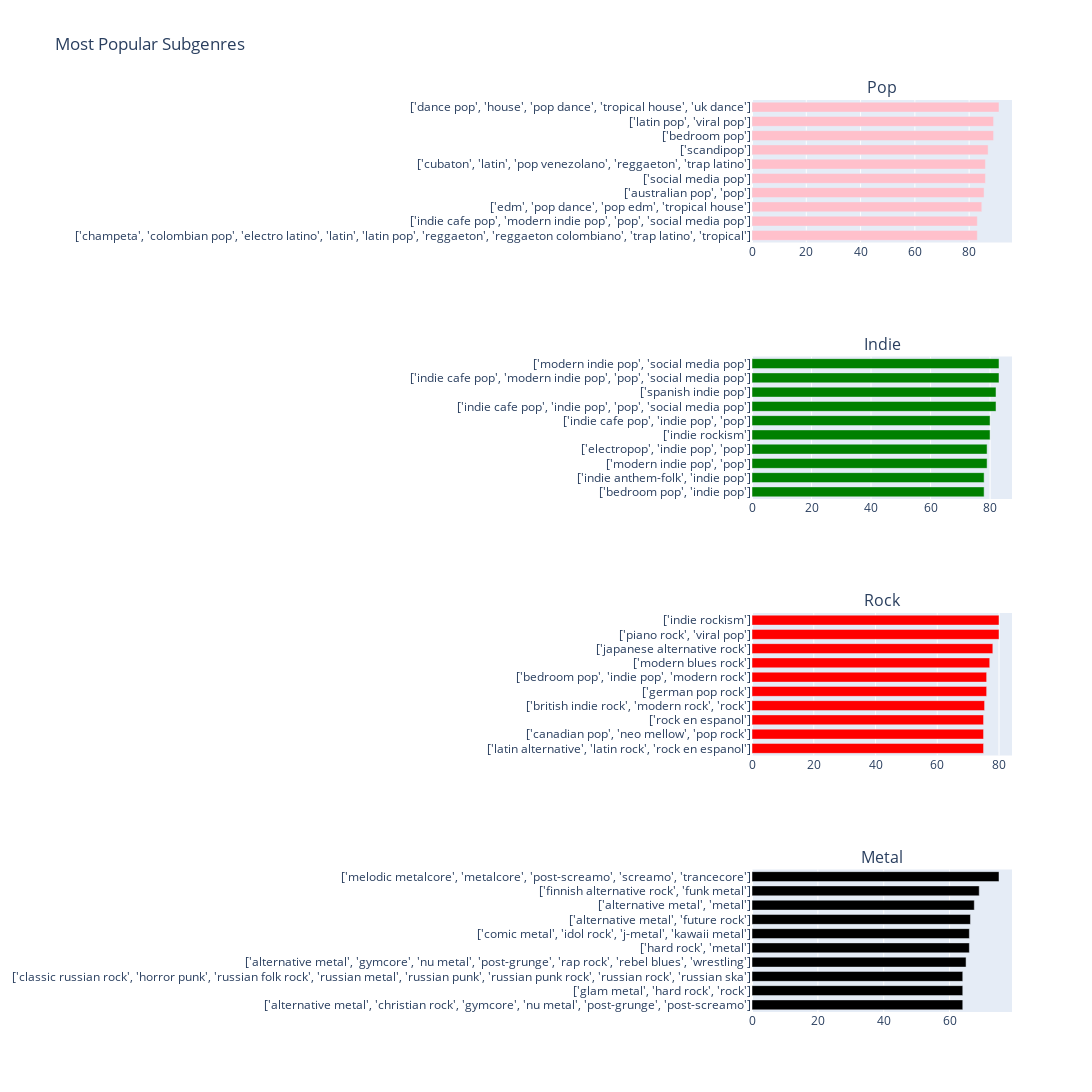

The notebook cell saved with this chart:
### Markdown cell above
**Find the subgenres of each main genre groups**

### Code cell
pop_df = df[df["genres"].str.contains("pop")].sort_values("popularity").tail(10)
indie_df = df[df["genres"].str.contains("indie")].sort_values("popularity").tail(10)
rock_df = df[df["genres"].str.contains("rock")].sort_values("popularity").tail(10)
metal_df = df[df["genres"].str.contains("metal")].sort_values("popularity").tail(10)

fig = make_subplots(rows=4, cols=1,subplot_titles=('Pop', 'Indie', 'Rock','Metal'))

fig.add_trace(pgo.Bar(x=pop_df['popularity'],y=pop_df['genres'], orientation='h', marker_color='pink'), 1, 1)
fig.add_trace(pgo.Bar(x=indie_df['popularity'],y=indie_df['genres'], orientation='h', marker_color='green'), 2, 1)
fig.add_trace(pgo.Bar(x=rock_df['popularity'],y=rock_df['genres'], orientation='h', marker_color='red'), 3, 1)
fig.add_trace(pgo.Bar(x=metal_df['popularity'],y=metal_df['genres'], orientation='h', marker_color='black'), 4, 1)

fig.update_layout(height=1600,width=1600,showlegend=False,bargap=0.3,title_text='Most Popular Subgenres',)
fig.show()

### Figure 1 — Plotly figure (JSON) as saved in the notebook; plotly's stock layout.template omitted (floating-point values rounded to 4 significant figures)
{"data": [{"marker": {"color": "pink"}, "orientation": "h", "type": "bar", "x": [83, 83, 84.67, 85.5, 86, 86, 87, 89, 89, 91], "xaxis": "x", "y": ["['champeta', 'colombian pop', 'electro latino', 'latin', 'latin pop', 'reggaeton', 'reggaeton colombiano', 'trap latino', 'tropical']", "['indie cafe pop', 'modern indie pop', 'pop', 'social media pop']", "['edm', 'pop dance', 'pop edm', 'tropical house']", "['australian pop', 'pop']", "['social media pop']", "['cubaton', 'latin', 'pop venezolano', 'reggaeton', 'trap latino']", "['scandipop']", "['bedroom pop']", "['latin pop', 'viral pop']", "['dance pop', 'house', 'pop dance', 'tropical house', 'uk dance']"], "yaxis": "y"}, {"marker": {"color": "green"}, "orientation": "h", "type": "bar", "x": [78, 78, 79, 79, 80, 80, 82, 82, 83, 83], "xaxis": "x2", "y": ["['bedroom pop', 'indie pop']", "['indie anthem-folk', 'indie pop']", "['modern indie pop', 'pop']", "['electropop', 'indie pop', 'pop']", "['indie rockism']", "['indie cafe pop', 'indie pop', 'pop']", "['indie cafe pop', 'indie pop', 'pop', 'social media pop']", "['spanish indie pop']", "['indie cafe pop', 'modern indie pop', 'pop', 'social media pop']", "['modern indie pop', 'social media pop']"], "yaxis": "y2"}, {"marker": {"color": "red"}, "orientation": "h", "type": "bar", "x": [75, 75, 75, 75.33, 76, 76, 77, 78, 80, 80], "xaxis": "x3", "y": ["['latin alternative', 'latin rock', 'rock en espanol']", "['canadian pop', 'neo mellow', 'pop rock']", "['rock en espanol']", "['british indie rock', 'modern rock', 'rock']", "['german pop rock']", "['bedroom pop', 'indie pop', 'modern rock']", "['modern blues rock']", "['japanese alternative rock']", "['piano rock', 'viral pop']", "['indie rockism']"], "yaxis": "y3"}, {"marker": {"color": "black"}, "orientation": "h", "type": "bar", "x": [64, 64, 64, 65, 66, 66, 66.33, 67.5, 69, 75], "xaxis": "x4", "y": ["['alternative metal', 'christian rock', 'gymcore', 'nu metal', 'post-grunge', 'post-screamo']", "['glam metal', 'hard rock', 'rock']", "['classic russian rock', 'horror punk', 'russian folk rock', 'russian metal', 'russian punk', 'russian punk rock', 'russian rock', 'russian ska']", "['alternative metal', 'gymcore', 'nu metal', 'post-grunge', 'rap rock', 'rebel blues', 'wrestling']", "['hard rock', 'metal']", "['comic metal', 'idol rock', 'j-metal', 'kawaii metal']", "['alternative metal', 'future rock']", "['alternative metal', 'metal']", "['finnish alternative rock', 'funk metal']", "['melodic metalcore', 'metalcore', 'post-screamo', 'screamo', 'trancecore']"], "yaxis": "y4"}], "layout": {"annotations": [{"font": {"size": 16}, "showarrow": false, "text": "Pop", "x": 0.5, "xanchor": "center", "xref": "paper", "y": 1, "yanchor": "bottom", "yref": "paper"}, {"font": {"size": 16}, "showarrow": false, "text": "Indie", "x": 0.5, "xanchor": "center", "xref": "paper", "y": 0.7188, "yanchor": "bottom", "yref": "paper"}, {"font": {"size": 16}, "showarrow": false, "text": "Rock", "x": 0.5, "xanchor": "center", "xref": "paper", "y": 0.4375, "yanchor": "bottom", "yref": "paper"}, {"font": {"size": 16}, "showarrow": false, "text": "Metal", "x": 0.5, "xanchor": "center", "xref": "paper", "y": 0.1562, "yanchor": "bottom", "yref": "paper"}], "bargap": 0.3, "height": 1600, "showlegend": false, "title": {"text": "Most Popular Subgenres"}, "width": 1600, "xaxis": {"anchor": "y", "domain": [0, 1]}, "xaxis2": {"anchor": "y2", "domain": [0, 1]}, "xaxis3": {"anchor": "y3", "domain": [0, 1]}, "xaxis4": {"anchor": "y4", "domain": [0, 1]}, "yaxis": {"anchor": "x", "domain": [0.8438, 1]}, "yaxis2": {"anchor": "x2", "domain": [0.5625, 0.7188]}, "yaxis3": {"anchor": "x3", "domain": [0.2812, 0.4375]}, "yaxis4": {"anchor": "x4", "domain": [0, 0.1562]}}}
